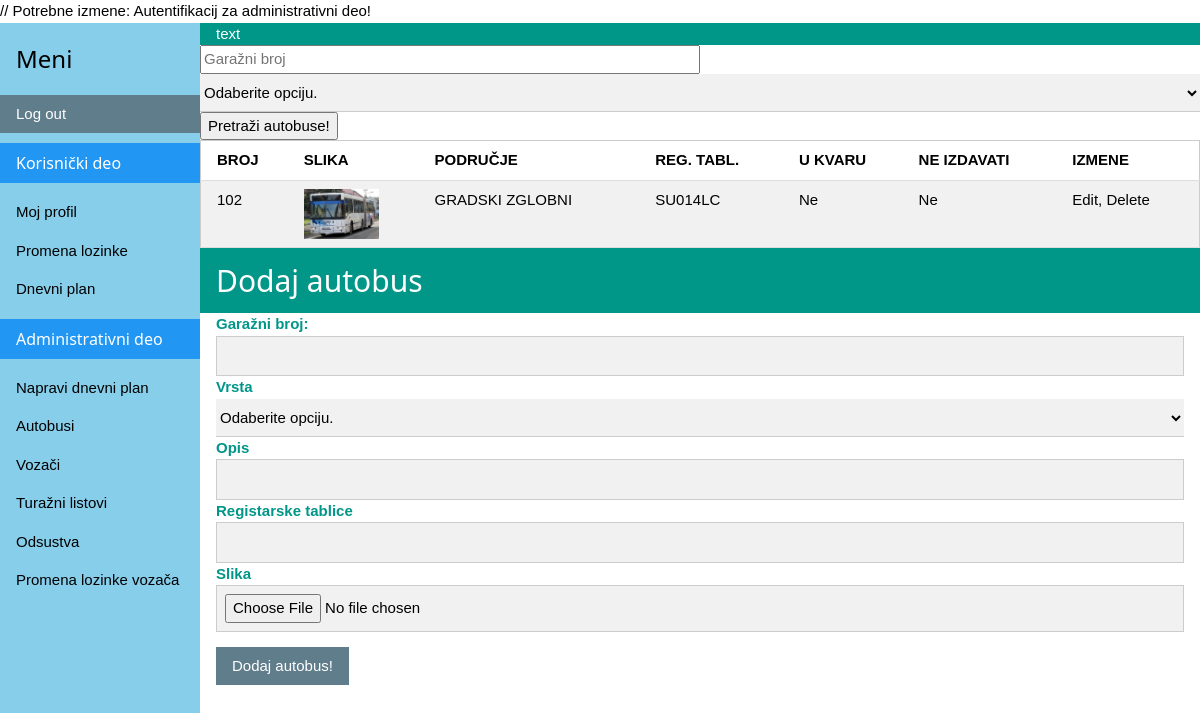
The app's page /listbuses.php?SRNUM=102 with its own data.
### tables this page shows
CREATE TABLE IF NOT EXISTS `buses` (
  `ID_Bus` int(11) NOT NULL,
  `TypeBus` varchar(25) NOT NULL,
  `Description` varchar(200) DEFAULT NULL,
  `Plates` varchar(10) NOT NULL,
  `Broken` tinyint(1) NOT NULL,
  `Reserved` tinyint(1) NOT NULL,
  `Photo_Link_Bus` varchar(100) DEFAULT NULL,
  UNIQUE KEY `ID_Bus` (`ID_Bus`)
);

### listbuses.php (the view, shortened to what this page needs)
<?php
include_once ('db_config.php'); ?>
<html>
<head>
    <link rel="stylesheet" href="w3css.css">
</head>
<body>
<?php include 'sidebar.php';?>
<div style="margin-left:200px">
    <div class="w3-container w3-teal">text</div>
    <form name="registration" action="" method="post">
        <input type="text" name="SRNUM" placeholder="Garažni broj" style="width:500px;" />
        <select class="w3-select w3-light-gray" name="optiona">
            <option value="" disabled selected>Odaberite opciju.</option>
        </select>
        <input type="submit" name="submit" value="Pretraži autobuse!" />
    </form>
    <table class="w3-table-all">
        <tr>
            <th>BROJ</th>
            <th>SLIKA</th>
            <th>PODRUČJE</th>
            <th>REG. TABL.</th>
            <th>U KVARU</th>
            <th>NE IZDAVATI</th>
            <th>IZMENE</th>
        </tr>
        <?php
        if (isset($_REQUEST['SRNUM'])) {
            $gbrsearch=@$_REQUEST['SRNUM'];
            $sql = "SELECT * FROM buses WHERE ID_Bus=$gbrsearch";
            $result = mysqli_query($connection, $sql) or die(mysqli_error($connection));
            if (mysqli_num_rows($result) > 0) {
                while ($record = mysqli_fetch_array($result, MYSQLI_ASSOC)) {
                    if ($record['Broken'] == 1) $broken = 'Da'; else $broken = 'Ne';
                    if ($record['Reserved'] == 1) $res = 'Da'; else $res = 'Ne';
                    echo '<tr><td>' . $record['ID_Bus'] . '</td><td><img src="' . $record['Photo_Link_Bus'] . '" style="height:50px"></td>
            <td>' . $record['TypeBus'] . '</td><td>' . $record['Plates'] . '</td><td>' . $broken . '</td><td>' . $res . '</td>
            <td>Edit, Delete</td></tr>';
                }
            }
            } else if(isset($_REQUEST['optiona'])){
            $gtypesearch=@$_REQUEST['optiona'];
            $sql = "SELECT * FROM buses WHERE (`TypeBus` LIKE '$gtypesearch')";
            $result = mysqli_query($connection, $sql) or die(mysqli_error($connection));
            if (mysqli_num_rows($result) > 0) {
                while ($record = mysqli_fetch_array($result, MYSQLI_ASSOC)) {
                    if ($record['Broken'] == 1) $broken = 'Da'; else $broken = 'Ne';
                    if ($record['Reserved'] == 1) $res = 'Da'; else $res = 'Ne';
                    echo '<tr><td>' . $record['ID_Bus'] . '</td><td><img src="' . $record['Photo_Link_Bus'] . '" style="height:50px"></td>
            <td>' . $record['TypeBus'] . '</td><td>' . $record['Plates'] . '</td><td>' . $broken . '</td><td>' . $res . '</td>
            <td>Edit, Delete</td></tr>';
                }
            }
        }?>
    </table>
    <div class="w3-container w3-teal">
        <h2>Dodaj autobus</h2>
    </div>
    <form class="w3-container">
        <label class="w3-text-teal"><b>Garažni broj:</b></label>
        <input class="w3-input w3-border w3-light-grey" type="text">
        <label class="w3-text-teal"><b>Vrsta</b></label>
        <select class="w3-select w3-light-gray" name="option">
            <option value="" disabled selected>Odaberite opciju.</option>
        </select>
        <label class="w3-text-teal"><b>Opis</b></label>
        <input class="w3-input w3-border w3-light-grey" type="text">
        <label class="w3-text-teal"><b>Registarske tablice</b></label>
        <input class="w3-input w3-border w3-light-grey" type="text">
        <label class="w3-text-teal"><b>Slika</b></label>
        <input class="w3-input w3-border w3-light-grey" type="file">
        <button class="w3-btn w3-blue-grey">Dodaj autobus!</button>
    </form>
</div>
</body>
</html>

### w3css.css (style rules this page uses)
html { box-sizing:border-box }
*,*:before,*:after { box-sizing:inherit }
html { -ms-text-size-adjust:100%;-webkit-text-size-adjust:100% }
body { margin:0 }
img { border-style:none }
button,input,select,textarea { font:inherit;margin:0 }
button,input { overflow:visible }
button,select { text-transform:none }
button,html [type=button],[type=reset],[type=submit] { -webkit-appearance:button }
html,body { font-family:Verdana,sans-serif;font-size:15px;line-height:1.5 }
html { overflow-x:hidden }
h2 { font-size:30px }
h1,h2,h3,h4,h5,h6 { font-family:"Segoe UI",Arial,sans-serif;font-weight:400;margin:10px 0 }
img { vertical-align:middle }
.w3-table,.w3-table-all { border-collapse:collapse;border-spacing:0;width:100%;display:table }
.w3-table-all { border:1px solid #ccc }
.w3-bordered tr,.w3-table-all tr { border-bottom:1px solid #ddd }
.w3-table-all tr:nth-child(odd) { background-color:#fff }
.w3-table-all tr:nth-child(even) { background-color:#f1f1f1 }
.w3-table td,.w3-table th,.w3-table-all td,.w3-table-all th { padding:8px 8px;display:table-cell;text-align:left;vertical-align:top }
.w3-table th:first-child,.w3-table td:first-child,.w3-table-all th:first-child,.w3-table-all td:first-child { padding-left:16px }
.w3-btn,.w3-button { border:none;display:inline-block;padding:8px 16px;vertical-align:middle;overflow:hidden;text-decoration:none;color:inherit;background-color:inherit;text-align:center;cursor:pointer;white-space:nowrap }
.w3-btn,.w3-button { -webkit-touch-callout:none;-webkit-user-select:none;-khtml-user-select:none;-moz-user-select:none;-ms-user-select:none;user-select:none }
.w3-input { padding:8px;display:block;border:none;border-bottom:1px solid #ccc;width:100% }
.w3-select { padding:9px 0;width:100%;border:none;border-bottom:1px solid #ccc }
.w3-container:after,.w3-container:before,.w3-panel:after,.w3-panel:before,.w3-row:after,.w3-row:before,.w3-row-padding:after,.w3-row-padding:before, .w3-cell-row:before,.w3-cell-row:after,.w3-clear:after,.w3-clear:before,.w3-bar:before,.w3-bar:after { content:"";display:table;clear:both }
.w3-container,.w3-panel { padding:0.01em 16px }
.w3-border { border:1px solid #ccc!important }
.w3-blue-grey,.w3-hover-blue-grey:hover,.w3-blue-gray,.w3-hover-blue-gray:hover { color:#fff!important;background-color:#607d8b!important }
.w3-teal,.w3-hover-teal:hover { color:#fff!important;background-color:#009688!important }
.w3-light-grey,.w3-hover-light-grey:hover,.w3-light-gray,.w3-hover-light-gray:hover { color:#000!important;background-color:#f1f1f1!important }
.w3-text-teal,.w3-hover-text-teal:hover { color:#009688!important }

### records on screen
buses: ID_Bus "102", Photo_Link_Bus (picture), TypeBus "GRADSKI ZGLOBNI", Plates "SU014LC", Broken "Ne", Reserved "Ne"
